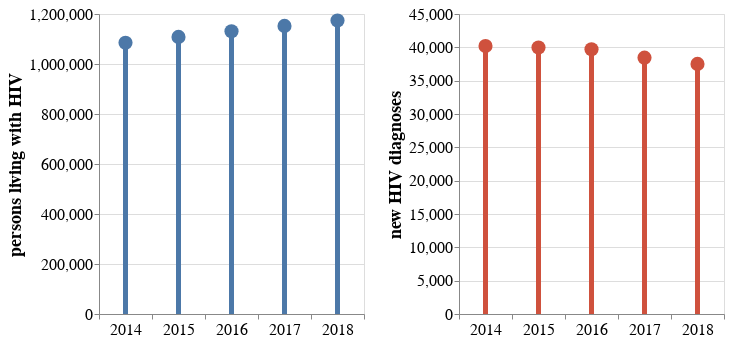

The code cell stored with this chart in its notebook:
### Markdown cell above
### Number of new diagnoses is declining

### Code cell
df1 = pd.DataFrame({'year': ['2014', '2015', '2016', '2017', '2018'], 
                   'persons living with HIV': [1085100, 1108400, 1131100, 1152400, 1173900]})

points = alt.Chart(df1).mark_circle(
    opacity = 1.0, size = 200).encode(
    x = alt.X('year', title = None),
    y = 'persons living with HIV').properties(
    width = 265,
    height = 300)

bars = alt.Chart(df1).mark_bar(size = 5).encode(
    x = alt.X('year', title = None),
    y = 'persons living with HIV')

p1 = (points + bars)

df2 = pd.DataFrame({'year': ['2014', '2015', '2016', '2017', '2018'], 
                    'new HIV diagnoses': [40187, 39959, 39698, 38456, 37515]})

points = alt.Chart(df2).mark_circle(
    opacity = 1.0, size = 200, color = '#cf513d').encode(
    x = alt.X('year', title = None),
    y = 'new HIV diagnoses').properties(
    width = 265,
    height = 300)

bars = alt.Chart(df2).mark_bar(size = 5, color = '#cf513d').encode(
    x = alt.X('year', title = None),
    y = 'new HIV diagnoses')

p2 = (points + bars)

p12 = (p1 | p2).configure_axis(
    labelFontSize = 16,
    titleFontSize = 18
).configure_axisX(
    labelAngle = 0,
    tickBand = 'extent'
)

display(p12)

### Figure 1 — Vega-Lite specification as saved in the notebook (floating-point values rounded to 4 significant figures)
{"config": {"view": {"continuousWidth": 400, "continuousHeight": 300}, "axis": {"labelFontSize": 16, "titleFontSize": 18}, "axisX": {"labelAngle": 0, "tickBand": "extent"}}, "hconcat": [{"layer": [{"mark": {"type": "circle", "opacity": 1.0, "size": 200}, "encoding": {"x": {"type": "nominal", "field": "year", "title": null}, "y": {"type": "quantitative", "field": "persons living with HIV"}}, "height": 300, "width": 265}, {"mark": {"type": "bar", "size": 5}, "encoding": {"x": {"type": "nominal", "field": "year", "title": null}, "y": {"type": "quantitative", "field": "persons living with HIV"}}}], "data": {"name": "data-323d1ac9ef047d98cd789138585ac407"}}, {"layer": [{"mark": {"type": "circle", "color": "#cf513d", "opacity": 1.0, "size": 200}, "encoding": {"x": {"type": "nominal", "field": "year", "title": null}, "y": {"type": "quantitative", "field": "new HIV diagnoses"}}, "height": 300, "width": 265}, {"mark": {"type": "bar", "color": "#cf513d", "size": 5}, "encoding": {"x": {"type": "nominal", "field": "year", "title": null}, "y": {"type": "quantitative", "field": "new HIV diagnoses"}}}], "data": {"name": "data-875e37b662f59fe22f369c3c527847fc"}}], "$schema": "https://vega.github.io/schema/vega-lite/v4.8.1.json", "datasets": {"data-323d1ac9ef047d98cd789138585ac407": [{"year": "2014", "persons living with HIV": 1085100}, {"year": "2015", "persons living with HIV": 1108400}, {"year": "2016", "persons living with HIV": 1131100}, {"year": "2017", "persons living with HIV": 1152400}, {"year": "2018", "persons living with HIV": 1173900}], "data-875e37b662f59fe22f369c3c527847fc": [{"year": "2014", "new HIV diagnoses": 40187}, {"year": "2015", "new HIV diagnoses": 39959}, {"year": "2016", "new HIV diagnoses": 39698}, {"year": "2017", "new HIV diagnoses": 38456}, {"year": "2018", "new HIV diagnoses": 37515}]}}
